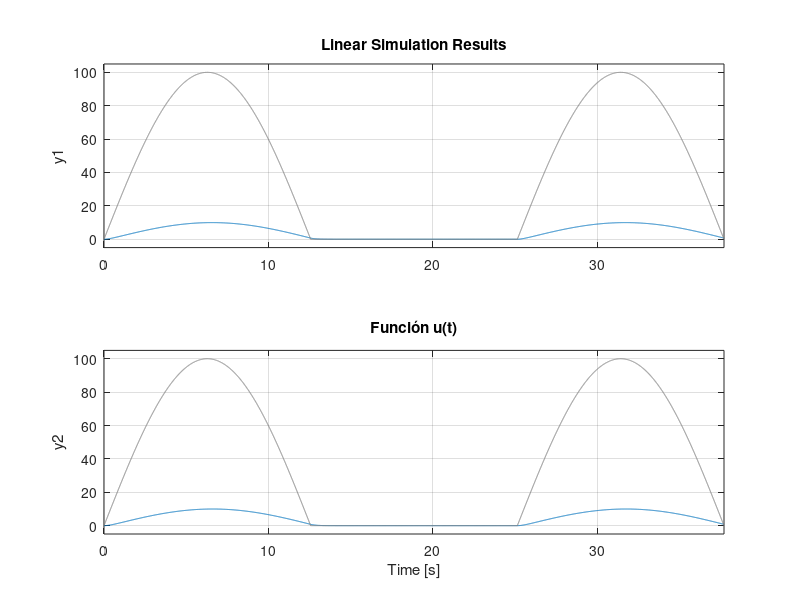

This figure's MATLAB source:
% Definicion de la funcion u
t = linspace(0, 12*pi , 5000);
u = 100* sin(t/4);
u(u<0) = 0.;

% Definicion de coeficientes obtenidos
A = [-15 10; 5 -7.5];
B = [0.5; 0.25];
C = [1 0; 0 1];
D = [0; 0];

% Obtencion del Modelo de Estado
M = ss(A, B, C, D);

% Graficos
figure(2),
subplot(3, 1, 1), impulse(M), title('Impulso')
subplot(3, 1, 2), step(M), title('Escalón')
subplot(3, 1, 3), lsim(M, u, t), title('Función u(t)')
